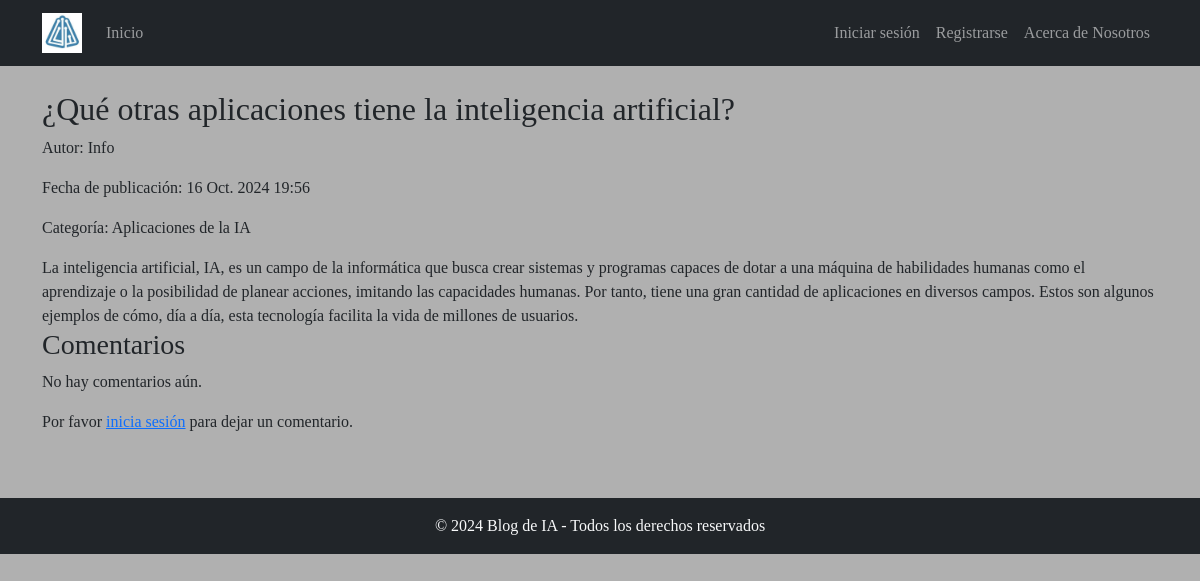
Screenshot of /article/que-otras-aplicaciones-tiene-la-inteligencia-artificial/ with the database file from the repository.
### blog/models.py (models this page shows, shortened)
class Article(models.Model):
    title = models.CharField(max_length=200)  # Título del artículo
    slug = models.SlugField(unique=True, max_length=200)  # Slug único para la URL
    content = HTMLField() # Contenido del artículo
    author = models.ForeignKey(User, on_delete=models.CASCADE)  # Autor del artículo
    published_date = models.DateTimeField(auto_now_add=True)  # Fecha de publicación automática
    category = models.ForeignKey(Category, on_delete=models.SET_NULL, null=True, blank=True)  # Categoría del artículo
    image = models.ImageField(upload_to='articles/', blank=True, null=True)  # Imagen del artículo
    class Meta:
        ordering = ['-published_date']  # Ordena los artículos por fecha de publicación (más recientes primero)
        verbose_name_plural = "Articles"  # Nombre plural para el modelo

class Category(models.Model):
    name = models.CharField(max_length=100, unique=True)  # Nombre de la categoría
    description = models.TextField(blank=True, null=True)  # Descripción opcional de la categoría
    slug = models.SlugField(max_length=100, unique=True)  # Slug único para la URL
    class Meta:
        verbose_name_plural = "Categories"  # Nombre plural para el modelo

### blog/views.py (the view)
# urls.py: path('article/<slug:slug>/', ArticleDetailView.as_view(), name='article_detail'),  # Vista de detalle
def article_detail(request, slug):
    article = get_object_or_404(Article, slug=slug)
    comments = article.comments.all().order_by('-created_at')
    if request.method == 'POST':
        comment_form = CommentForm(request.POST)
        if comment_form.is_valid():
            new_comment = comment_form.save(commit=False)
            new_comment.article = article
            new_comment.author = request.user
            new_comment.save()
            return redirect('article_detail', slug=slug)
    else:
        comment_form = CommentForm()
    context = {
        'article': article,
        'comments': comments,
        'comment_form': comment_form,
    }
    return render(request, 'blog/article_detail.html', context)

### blog/templates/blog/article_detail.html (shortened to what this page needs)
{% extends 'blog/base.html' %}
{% load static %}
{% block content %}
<h2>{{ article.title }}</h2>
<p>Autor: {{ article.author }}</p>
<p>Fecha de publicación: {{ article.published_date }}</p>
{% if article.category %}
    <p>Categoría: {{ article.category.name }}</p>
{% endif %}
<div>
    {{ article.content|safe }}
</div>
<h3>Comentarios</h3>
{% for comment in comments %}
    <div class="card mb-3">
        <div class="card-body">
            <h5 class="card-title">{{ comment.author.username }}</h5>
            <h6 class="card-subtitle mb-2 text-muted">{{ comment.created_at }}</h6>
            <p class="card-text">{{ comment.content }}</p>
        </div>
    </div>
{% empty %}
    <p>No hay comentarios aún.</p>
{% endfor %}
{% if user.is_authenticated %}
    <h4>Añadir un comentario</h4>
    <form method="post">
        {% csrf_token %}
        {{ comment_form.as_p }}
        <button type="submit" class="btn btn-primary">Enviar comentario</button>
    </form>
{% else %}
    <p>Por favor <a href="{% url 'login' %}">inicia sesión</a> para dejar un comentario.</p>
{% endif %}
{% endblock %}

### static/css/style.css (style rules this page uses)
body { background-color: #b0b0b0; font-family:'Times New Roman', Times, serif; }
body, html { height: 100%; margin: 0; display: flex; flex-direction: column; }

### rows the page displays
Article: title "¿Qué otras aplicaciones tiene la inteligencia artificial?", author "Info", published_date "16 Oct. 2024 19:56", category.name "Aplicaciones de la IA", content "La inteligencia artificial, IA, es un campo de la informática que busca crear sistemas y programas capaces de dotar a una máquina de habilidades humanas como el aprendizaje o la posibilidad de planear acciones, imitando las capacidades humanas. Por tanto, tiene una gran cantidad de aplicaciones en diversos campos. Estos son algunos ejemplos de cómo, día a día, esta tecnología facilita la vida de millones de usuarios."
